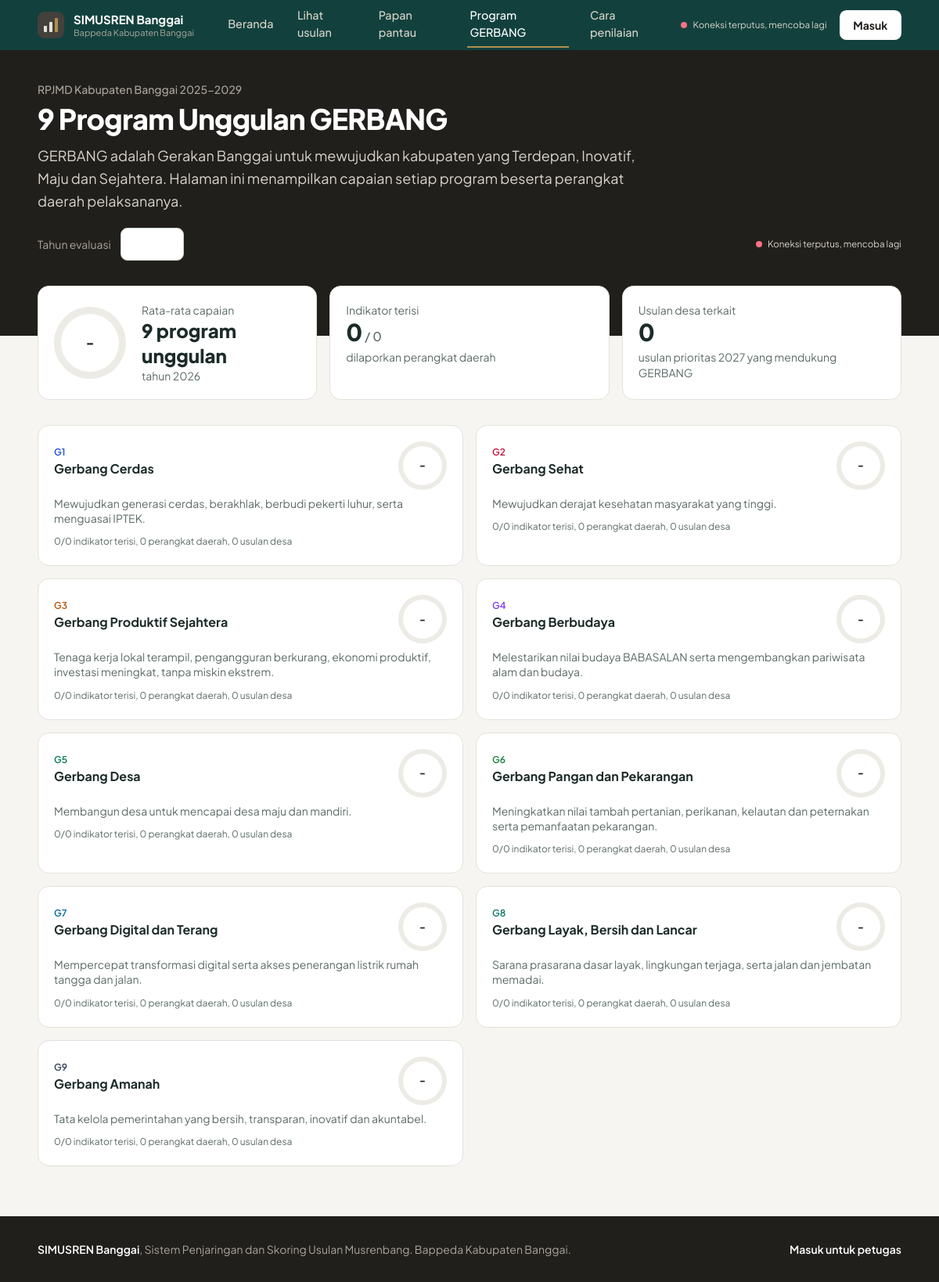
Screenshot of /program.php with the database file from the repository.
### tables this page shows
CREATE TABLE IF NOT EXISTS `tb_gerbang` (
  `id_gerbang` INT AUTO_INCREMENT PRIMARY KEY,
  `kode`       VARCHAR(10) NOT NULL,
  `nama`       VARCHAR(120) NOT NULL,
  `ringkasan`  VARCHAR(400) NOT NULL,
  `warna`      VARCHAR(10) NOT NULL DEFAULT '#44403C',
  `urut`       INT NOT NULL DEFAULT 1,
  `aktif`      TINYINT(1) NOT NULL DEFAULT 1,
  UNIQUE KEY `uq_gerbang_kode` (`kode`)
);

### includes/fungsi.php (called while the page is built, shortened)
<?php
function e($teks): string
{
    return htmlspecialchars((string)$teks, ENT_QUOTES, 'UTF-8');
}
function syarat_prioritas(string $alias = 'u'): string
{
    return $alias . '.peringkat_desa IS NOT NULL AND ' . $alias . '.peringkat_desa <= ' . (int)JUMLAH_PRIORITAS_DESA;
}
function jalankan(mysqli $k, string $sql, string $tipe = '', array $nilai = [])
{
    $stmt = mysqli_prepare($k, $sql);
    if ($tipe !== '') {
        mysqli_stmt_bind_param($stmt, $tipe, ...$nilai);
    }
    mysqli_stmt_execute($stmt);
    $res = mysqli_stmt_get_result($stmt);
    $baris = [];
    if ($res) {
        while ($b = mysqli_fetch_assoc($res)) {
            $baris[] = $b;
        }
    }
    return $baris;
}
function sql_realisasi_terakhir(): string
{
    return "(SELECT c1.realisasi FROM tb_gerbang_capaian c1
             WHERE c1.id_indikator = i.id_indikator ORDER BY c1.triwulan DESC LIMIT 1)";
}
function ambil_gerbang(mysqli $k, int $tahun, int $id_opd = 0): array
{
    $syarat_opd = $id_opd > 0 ? ' AND i.id_opd = ' . (int)$id_opd : '';
    $r = sql_realisasi_terakhir();
    return jalankan($k, "
        SELECT g.*,
               COUNT(i.id_indikator) AS jml_indikator,
               COALESCE(SUM($r IS NOT NULL), 0) AS indikator_terisi,
               ROUND(SUM(LEAST(100, COALESCE($r, 0) / NULLIF(i.target, 0) * 100) * i.bobot)
                     / NULLIF(SUM(i.bobot), 0), 2) AS capaian,
               (SELECT COUNT(*) FROM tb_gerbang_opd go WHERE go.id_gerbang = g.id_gerbang) AS jml_opd,
               (SELECT COUNT(*) FROM tb_usulan u WHERE u.id_gerbang = g.id_gerbang AND u.tahun = ?
                  AND u.status <> 'Ditolak' AND " . syarat_prioritas('u') . ") AS jml_usulan,
               (SELECT MAX(c.diubah_pada) FROM tb_gerbang_capaian c
                 JOIN tb_gerbang_indikator ix ON ix.id_indikator = c.id_indikator
                WHERE ix.id_gerbang = g.id_gerbang AND ix.tahun = ?) AS terakhir
        FROM tb_gerbang g
        LEFT JOIN tb_gerbang_indikator i
               ON i.id_gerbang = g.id_gerbang AND i.tahun = ? AND i.aktif = 1" . $syarat_opd . "
        WHERE g.aktif = 1
        GROUP BY g.id_gerbang
        ORDER BY g.urut, g.kode", 'iii', [$tahun, $tahun, $tahun]);
}
function warna_capaian(?float $persen): string
{
    if ($persen === null) { return '#A9A49A'; }
    return '#9C6B5A';
}

### program.php (the view, shortened to what this page needs)
<?php
require_once __DIR__ . '/includes/fungsi_publik.php';
$tahun_evaluasi = (int)($_GET['tahun'] ?? date('Y'));
$tahun_usulan   = (int)($_GET['tahun_usulan'] ?? APP_TAHUN_DEFAULT);
$daftar_tahun = array_map('intval', array_column(
    jalankan($koneksi, "SELECT DISTINCT tahun FROM tb_gerbang_indikator ORDER BY tahun DESC"), 'tahun'));
if (!$daftar_tahun) { $daftar_tahun = [(int)date('Y')]; }
$gerbang = ambil_gerbang($koneksi, $tahun_evaluasi);
$nilai = array_filter(array_column($gerbang, 'capaian'), function ($v) { return $v !== null; });
$rata = $nilai ? array_sum($nilai) / count($nilai) : null;
$total_indikator = array_sum(array_column($gerbang, 'jml_indikator'));
$total_terisi    = array_sum(array_column($gerbang, 'indikator_terisi'));
require __DIR__ . '/includes/publik_atas.php';
?>
<section class="kepala-hal">
  <div class="wadah pt-10 pb-24" id="isi-utama">
    <p class="text-sm font-medium" style="color:#A9A49A">RPJMD Kabupaten Banggai 2025-2029</p>
    <h1 class="text-3xl md:text-4xl mt-2">9 Program Unggulan GERBANG</h1>
    <p class="mt-3 max-w-3xl text-lg leading-relaxed" style="color:#D7D3CA">
      GERBANG adalah Gerakan Banggai untuk mewujudkan kabupaten yang Terdepan, Inovatif, Maju dan Sejahtera.
      Halaman ini menampilkan capaian setiap program beserta perangkat daerah pelaksananya.
    </p>
    <form method="get" class="flex flex-wrap items-center gap-3 mt-5">
      <label class="text-sm" for="t_eval" style="color:#A9A49A">Tahun evaluasi</label>
      <select id="t_eval" name="tahun" class="isian" style="width:auto" onchange="this.form.submit()">
        <?php foreach ($daftar_tahun as $t): ?>
          <option value="<?= $t ?>" <?= $t === $tahun_evaluasi ? 'selected' : '' ?>><?= $t ?></option>
        <?php endforeach; ?>
      </select>
      <span data-langsung-status class="ml-auto"></span>
    </form>
  </div>
</section>
<main class="wadah -mt-16 pb-16 relative z-10">
  <div data-langsung id="langsung-program">
    <div class="papan-atas mb-8">
      <div class="kartu p-5 flex items-center gap-5">
        <div class="cincin" style="--p:<?= $rata ?? 0 ?>;--warna:<?= warna_capaian($rata) ?>;width:92px;height:92px">
          <span style="width:74px;height:74px;font-size:1.05rem"><?= $rata !== null ? angka($rata, 0) . '%' : '-' ?></span>
        </div>
        <div>
          <p class="text-sm" style="color:var(--redup)">Rata-rata capaian</p>
          <p class="text-2xl font-extrabold">9 program unggulan</p>
          <p class="text-sm" style="color:var(--redup)">tahun <?= $tahun_evaluasi ?></p>
        </div>
      </div>
      <div class="kartu p-5">
        <p class="text-sm" style="color:var(--redup)">Indikator terisi</p>
        <p class="text-3xl font-extrabold"><?= (int)$total_terisi ?><span class="text-base font-medium" style="color:var(--redup)"> / <?= (int)$total_indikator ?></span></p>
        <p class="text-sm mt-1" style="color:var(--redup)">dilaporkan perangkat daerah</p>
      </div>
      <div class="kartu p-5">
        <p class="text-sm" style="color:var(--redup)">Usulan desa terkait</p>
        <p class="text-3xl font-extrabold"><?= number_format(array_sum(array_column($gerbang, 'jml_usulan')), 0, ',', '.') ?></p>
        <p class="text-sm mt-1" style="color:var(--redup)">usulan prioritas <?= $tahun_usulan ?> yang mendukung GERBANG</p>
      </div>
    </div>
    <ul class="grid gap-4 md:grid-cols-2 xl:grid-cols-3">
      <?php foreach ($gerbang as $g):
          $cap = $g['capaian'] !== null ? (float)$g['capaian'] : null; ?>
        <li class="kartu p-5">
          <button type="button" class="w-full text-left" data-gerbang
                  data-kode="<?= e($g['kode']) ?>" data-nama="<?= e($g['nama']) ?>"
                  data-ringkas="<?= e($g['ringkasan']) ?>" data-capaian="<?= $cap !== null ? angka($cap, 1) . '%' : 'belum ada data' ?>"
                  data-persen="<?= $cap ?? 0 ?>" data-id="<?= (int)$g['id_gerbang'] ?>"
                  data-indikator="<?= (int)$g['indikator_terisi'] ?> dari <?= (int)$g['jml_indikator'] ?>"
                  data-opd="<?= (int)$g['jml_opd'] ?>" data-usulan="<?= (int)$g['jml_usulan'] ?>">
            <span class="flex items-start justify-between gap-3">
              <span class="min-w-0">
                <span class="text-xs font-semibold" style="color:<?= e($g['warna']) ?>"><?= e($g['kode']) ?></span>
                <b class="block text-base leading-snug"><?= e($g['nama']) ?></b>
              </span>
              <span class="cincin shrink-0" style="--p:<?= $cap ?? 0 ?>;--warna:<?= warna_capaian($cap) ?>;width:62px;height:62px">
                <span style="width:50px;height:50px;font-size:.78rem"><?= $cap !== null ? angka($cap, 0) . '%' : '-' ?></span>
              </span>
            </span>
            <span class="block text-sm mt-2 leading-snug" style="color:var(--redup)"><?= e($g['ringkasan']) ?></span>
            <span class="block text-xs mt-3" style="color:var(--redup)">
              <?= (int)$g['indikator_terisi'] ?>/<?= (int)$g['jml_indikator'] ?> indikator terisi,
              <?= (int)$g['jml_opd'] ?> perangkat daerah, <?= (int)$g['jml_usulan'] ?> usulan desa
            </span>
          </button>
        </li>
      <?php endforeach; ?>
    </ul>
  </div>
</main>
<?php require __DIR__ . '/includes/publik_bawah.php'; ?>

### assets/publik.css (style rules this page uses)
:root { --tinta:#211F1C; --laut:#44403B; --laut-tua:#2C2A26; --pasir:#F6F5F1; --kaca:#E4E1D9; --garis:#E3E1DA; --teks:#1C2B29; --redup:#5B6B68; --emas:#B08E4F; }
html { scroll-behavior:smooth; }
body { font-family:"Plus Jakarta Sans", ui-sans-serif, system-ui, "Segoe UI", Arial, sans-serif; background:var(--pasir); color:var(--teks); }
.isian { width:100%; border:1px solid #CBD5D1; border-radius:.55rem; padding:.6rem .7rem; font-size:.9rem; background:#fff; }
.kartu { background:#fff; border:1px solid var(--garis); border-radius:.9rem; }
[data-langsung-status] { display:inline-flex; align-items:center; gap:.45rem; font-size:.72rem; color:#D7D3CA; white-space:nowrap; }
.kepala-hal { background:var(--tinta); color:#fff; }
.kepala-hal h1 { font-weight:800; letter-spacing:-.02em; line-height:1.1; }
.cincin { --p:0; width:58px; height:58px; border-radius:50%; flex-shrink:0; display:grid; place-items:center; background:conic-gradient(var(--warna, #44403B) calc(var(--p) * 1%), #EDEBE5 0); }
.cincin span { width:46px; height:46px; border-radius:50%; background:#fff; display:grid; place-items:center; font-weight:800; font-size:.9rem; color:var(--tinta); }
body { font-size:16px; }
.wadah { width:100%; padding-left:clamp(1.25rem, 4vw, 4.5rem); padding-right:clamp(1.25rem, 4vw, 4.5rem); }
.papan-atas { display:grid; gap:1rem; grid-template-columns:repeat(auto-fit, minmax(min(240px, 100%), 1fr)); }

### rows the page displays
tb_gerbang: kode "G1", nama "Gerbang Cerdas", ringkasan "Mewujudkan generasi cerdas, berakhlak, berbudi pekerti luhur, serta menguasai IPTEK.", indikator_terisi "0", jml_indikator "0", jml_opd "0", jml_usulan "0"
tb_gerbang: kode "G2", nama "Gerbang Sehat", ringkasan "Mewujudkan derajat kesehatan masyarakat yang tinggi.", indikator_terisi "0", jml_indikator "0", jml_opd "0", jml_usulan "0"
tb_gerbang: kode "G3", nama "Gerbang Produktif Sejahtera", ringkasan "Tenaga kerja lokal terampil, pengangguran berkurang, ekonomi produktif, investasi meningkat, tanpa miskin ekstrem.", indikator_terisi "0", jml_indikator "0", jml_opd "0", jml_usulan "0"
tb_gerbang: kode "G4", nama "Gerbang Berbudaya", ringkasan "Melestarikan nilai budaya BABASALAN serta mengembangkan pariwisata alam dan budaya.", indikator_terisi "0", jml_indikator "0", jml_opd "0", jml_usulan "0"
tb_gerbang: kode "G5", nama "Gerbang Desa", ringkasan "Membangun desa untuk mencapai desa maju dan mandiri.", indikator_terisi "0", jml_indikator "0", jml_opd "0", jml_usulan "0"
tb_gerbang: kode "G6", nama "Gerbang Pangan dan Pekarangan", ringkasan "Meningkatkan nilai tambah pertanian, perikanan, kelautan dan peternakan serta pemanfaatan pekarangan.", indikator_terisi "0", jml_indikator "0", jml_opd "0", jml_usulan "0"
tb_gerbang: kode "G7", nama "Gerbang Digital dan Terang", ringkasan "Mempercepat transformasi digital serta akses penerangan listrik rumah tangga dan jalan.", indikator_terisi "0", jml_indikator "0", jml_opd "0", jml_usulan "0"
tb_gerbang: kode "G8", nama "Gerbang Layak, Bersih dan Lancar", ringkasan "Sarana prasarana dasar layak, lingkungan terjaga, serta jalan dan jembatan memadai.", indikator_terisi "0", jml_indikator "0", jml_opd "0", jml_usulan "0"
tb_gerbang: kode "G9", nama "Gerbang Amanah", ringkasan "Tata kelola pemerintahan yang bersih, transparan, inovatif dan akuntabel.", indikator_terisi "0", jml_indikator "0", jml_opd "0", jml_usulan "0"

### other values shown
APP_NAMA "SIMUSREN Banggai"
APP_INSTANSI "Bappeda Kabupaten Banggai"
$m[0] "Beranda"
$m[0] "Lihat usulan"
$m[0] "Papan pantau"
$m[0] "Program GERBANG"
$m[0] "Cara penilaian"
$tahun_evaluasi "2026"
$total_terisi "0"
$total_indikator "0"
array_sum(array_column($gerbang, 'jml_usulan')) "0"
$tahun_usulan "2027"
APP_SUBJUDUL "Sistem Penjaringan dan Skoring Usulan Musrenbang"
form field tahun "2026"
